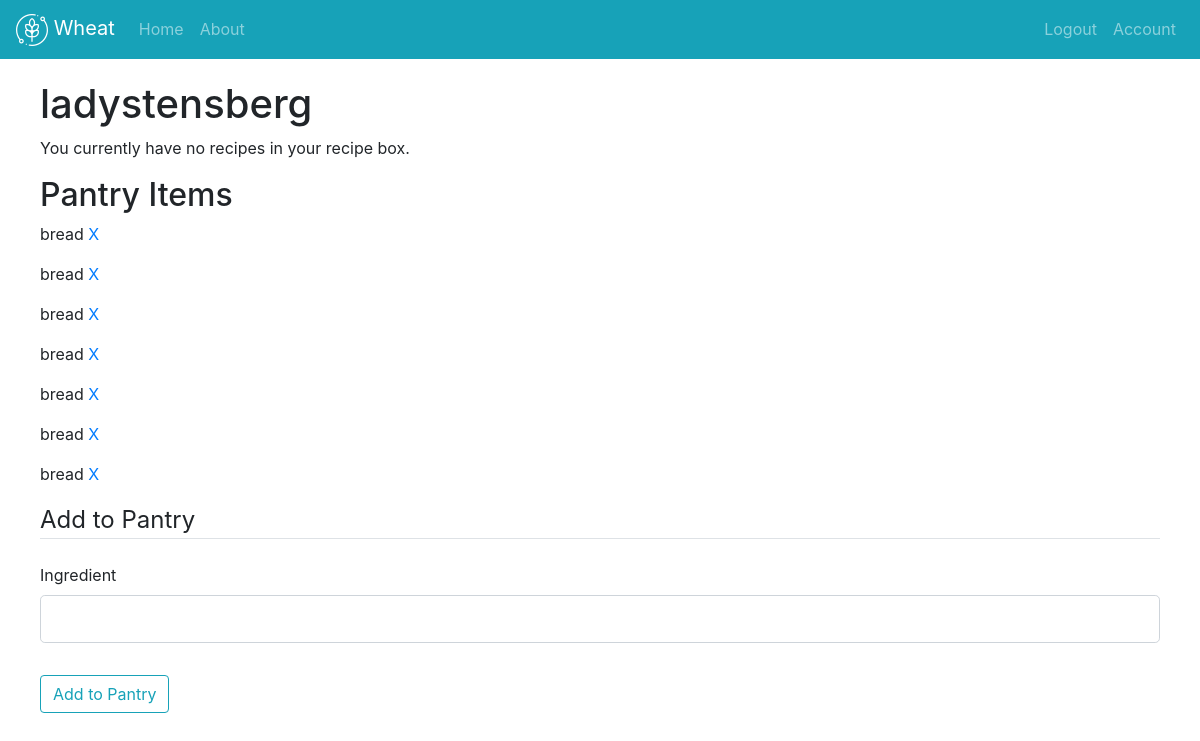
Page /account (signed in) on the committed database.
### wheat/models.py (models this page shows, shortened)
class User(db.Model, UserMixin):
	id = db.Column(db.Integer, primary_key=True)
	username = db.Column(db.String(20), unique=True, nullable=False)
	email = db.Column(db.String(120), unique=True, nullable=False)
	password = db.Column(db.String(60), nullable=False)
	recipes = db.relationship('Recipe', backref='user', lazy=True)
	pantry_items = db.relationship('Ingredient', backref='user', lazy=True)

class Ingredient(db.Model):
	id = db.Column(db.Integer, primary_key=True)
	ingredient_name = db.Column(db.String(40), nullable=False)
	user_id = db.Column(db.Integer, db.ForeignKey('user.id'), nullable=False)

### wheat/routes.py (the view)
@app.route("/account", methods=['GET', 'POST'])
@login_required
def account():
	form = AddToPantry()
	if form.validate_on_submit():
		ingredient = Ingredient(ingredient_name=form.ingredient_name.data, user=current_user)
		db.session.add(ingredient)
		db.session.commit()
		print(ingredient)
	return render_template('account.html', title='Account', form=form)

### wheat/forms.py
class AddToPantry(FlaskForm):
	ingredient_name = StringField('Ingredient', validators=[DataRequired()])
	submit = SubmitField('Add to Pantry')

### wheat/models.py (called while the page is built)
@login_manager.user_loader
def load_user(user_id):
    return User.query.get(int(user_id))

### wheat/templates/account.html (shortened to what this page needs)
{% extends "layout.html" %}
{% block content %}
    <h1>{{ current_user.username }}</h1>
    {% if current_user.recipe_box %}
        <p>Recipes would go here</p>
    {% else %}
        <p>You currently have no recipes in your recipe box.</p>
    {% endif %}
    {% if current_user.pantry_items %}
        <h2>Pantry Items</h2>
        {% for item in current_user.pantry_items %}
            <p>{{ item.ingredient_name }} <a href="#">X</a></p>
        {% endfor %}
    {% else %}
        <p>You currently have no ingredients in your pantry.</p>
    {% endif %}
    <form method="POST" action="">
        <fieldset class="form-group">
            <legend class="border-bottom mb-4">Add to Pantry</legend>
            <div class="form-group">
                {{ form.ingredient_name.label(class="form-control-label") }}
                {% if form.ingredient_name.errors %}
                    {{ form.ingredient_name(class="form-control form-control-lg is-invalid") }}
                    <div class="invalid-feedback">
                        {% for error in form.ingredient_name.errors %}
                            <span>{{ error }}</span>
                        {% endfor %}
                    </div>
                {% else %}
                    {{ form.ingredient_name(class="form-control form-control-lg") }}
                {% endif %}
            </div>
        </fieldset>
        <div class="form-group">
            {{ form.submit(class="btn btn-outline-info") }}
        </div>
{% endblock content %}

### wheat/templates/layout.html (shortened to what this page needs)
<!DOCTYPE html>
<html lang="en">
<head>
	<link rel="stylesheet" href="https://stackpath.bootstrapcdn.com/bootstrap/4.2.1/css/bootstrap.min.css">
	<link rel="stylesheet" type="text/css" href="{{ url_for('static', filename='main.css') }}">
</head>
<body>
	<nav class="navbar navbar-expand-lg navbar-dark bg-info fixed-top">
		<a class="navbar-brand" href="/">
			<img src="{{ url_for('static', filename='images/agronomy.png') }}">
			Wheat
		</a>
		<div class="collapse navbar-collapse" id="navbarNav">
			<ul class="navbar-nav mr-auto">
				<li class="nav-item">
					<a class="nav-link" href="{{ url_for('home') }}">Home</a>
				</li>
				<li class="nav-item">
					<a class="nav-link" href="#">About</a>
				</li>
			</ul>
			<ul class="navbar-nav">
				{% if current_user.is_authenticated %}
					<li class="nav-item">
						<a class="nav-link" href="{{ url_for('logout') }}">Logout</a>
					</li>
					<li class="nav-item">
						<a class="nav-link" href="{{ url_for('account') }}">Account</a>
					</li>
				{% endif %}
			</ul>
		</div>
	</nav>
	<main class="main-content">
		{% block content%}
		{% endblock content %}
	</main>
</body>
</html>

### wheat/static/main.css (style rules this page uses)
.main-content { margin: 80px 40px 0px 40px; }

### rows in the picture
User: username "ladystensberg"
Ingredient: ingredient_name "bread"
Ingredient: ingredient_name "bread"
Ingredient: ingredient_name "bread"
Ingredient: ingredient_name "bread"
Ingredient: ingredient_name "bread"
Ingredient: ingredient_name "bread"
Ingredient: ingredient_name "bread"
